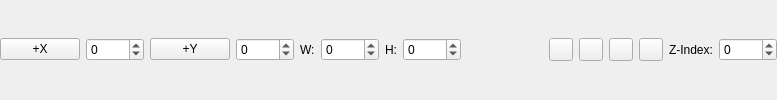
    <widget class="QFrame" name="frame_properties">
     <property name="sizePolicy">
      <sizepolicy hsizetype="MinimumExpanding" vsizetype="Fixed">
       <horstretch>0</horstretch>
       <verstretch>0</verstretch>
      </sizepolicy>
     </property>
     <property name="frameShape">
      <enum>QFrame::NoFrame</enum>
     </property>
     <property name="frameShadow">
      <enum>QFrame::Plain</enum>
     </property>
     <layout class="QGridLayout" name="gridLayout">
      <property name="leftMargin">
       <number>0</number>
      </property>
      <property name="topMargin">
       <number>0</number>
      </property>
      <property name="rightMargin">
       <number>0</number>
      </property>
      <property name="bottomMargin">
       <number>0</number>
      </property>
      <property name="verticalSpacing">
       <number>0</number>
      </property>
      <item row="0" column="8">
       <spacer name="horizontalSpacer_3">
        <property name="orientation">
         <enum>Qt::Horizontal</enum>
        </property>
        <property name="sizeHint" stdset="0">
         <size>
          <width>82</width>
          <height>20</height>
         </size>
        </property>
       </spacer>
      </item>
      <item row="0" column="10">
       <widget class="QToolButton" name="zDown">
        <property name="text">
         <string/>
        </property>
       </widget>
      </item>
      <item row="0" column="1">
       <widget class="QSpinBox" name="value_x">
        <property name="minimum">
         <number>-5000</number>
        </property>
        <property name="maximum">
         <number>5000</number>
        </property>
       </widget>
      </item>
      <item row="0" column="0">
       <widget class="QPushButton" name="origin_x_left">
        <property name="text">
         <string>+X</string>
        </property>
        <property name="checkable">
         <bool>true</bool>
        </property>
        <property name="checked">
         <bool>false</bool>
        </property>
       </widget>
      </item>
      <item row="0" column="14">
       <widget class="QSpinBox" name="zValue">
        <property name="minimum">
         <number>-5000</number>
        </property>
        <property name="maximum">
         <number>5000</number>
        </property>
       </widget>
      </item>
      <item row="0" column="13">
       <widget class="QLabel" name="label_zIndex">
        <property name="text">
         <string>Z-Index:</string>
        </property>
       </widget>
      </item>
      <item row="0" column="2">
       <widget class="QPushButton" name="origin_y_top">
        <property name="text">
         <string>+Y</string>
        </property>
        <property name="checkable">
         <bool>true</bool>
        </property>
        <property name="checked">
         <bool>false</bool>
        </property>
       </widget>
      </item>
      <item row="0" column="7">
       <widget class="QSpinBox" name="value_h">
        <property name="minimum">
         <number>-1000</number>
        </property>
        <property name="maximum">
         <number>5000</number>
        </property>
       </widget>
      </item>
      <item row="0" column="6">
       <widget class="QLabel" name="label_height">
        <property name="text">
         <string>H:</string>
        </property>
       </widget>
      </item>
      <item row="0" column="11">
       <widget class="QToolButton" name="zTop">
        <property name="text">
         <string/>
        </property>
       </widget>
      </item>
      <item row="0" column="9">
       <widget class="QToolButton" name="zUp">
        <property name="text">
         <string/>
        </property>
       </widget>
      </item>
      <item row="0" column="12">
       <widget class="QToolButton" name="zBottom">
        <property name="text">
         <string/>
        </property>
       </widget>
      </item>
      <item row="0" column="5">
       <widget class="QSpinBox" name="value_w">
        <property name="minimum">
         <number>-1000</number>
        </property>
        <property name="maximum">
         <number>5000</number>
        </property>
       </widget>
      </item>
      <item row="0" column="4">
       <widget class="QLabel" name="label_width">
        <property name="text">
         <string>W:</string>
        </property>
       </widget>
      </item>
      <item row="0" column="3">
       <widget class="QSpinBox" name="value_y">
        <property name="minimum">
         <number>-5000</number>
        </property>
        <property name="maximum">
         <number>5000</number>
        </property>
       </widget>
      </item>
     </layout>
    </widget>
